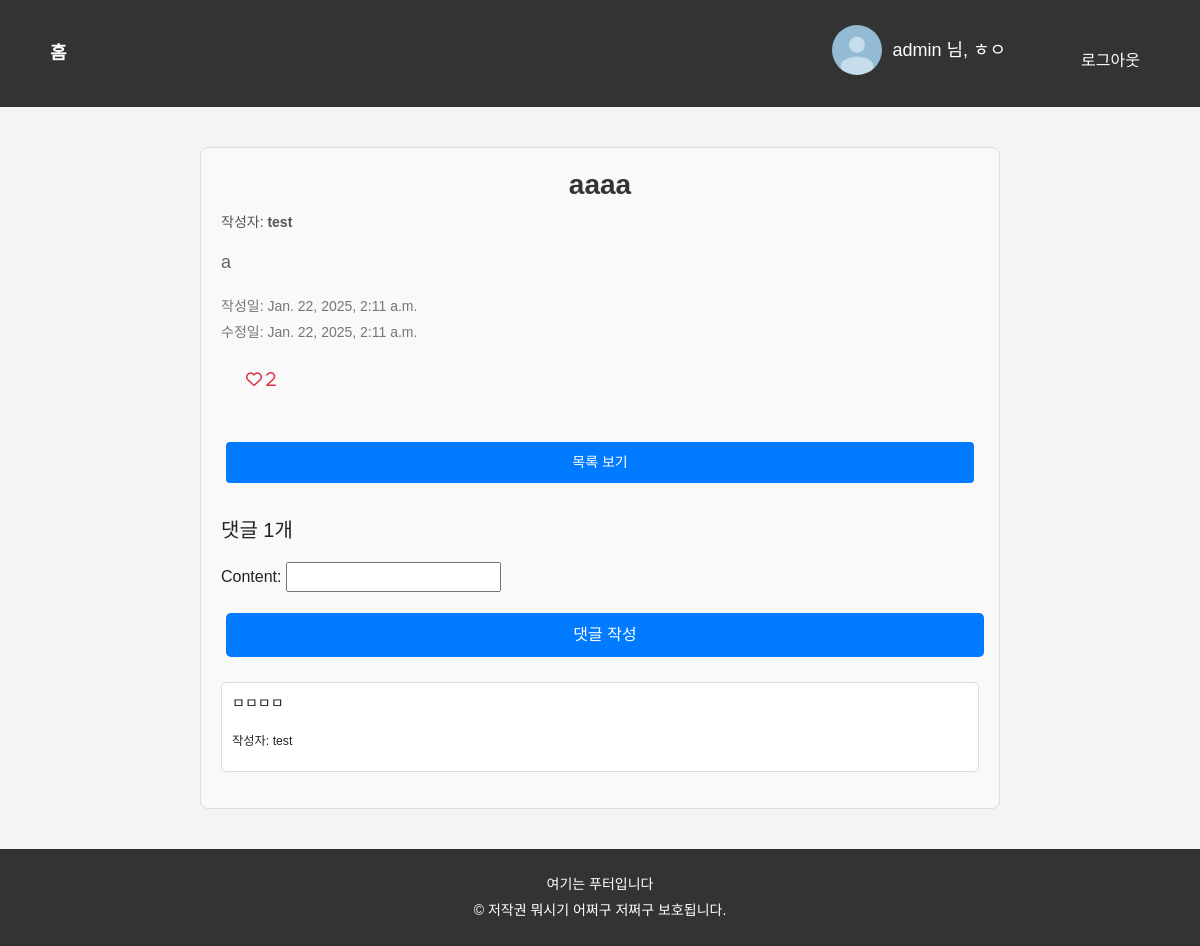
Screenshot of /posts/17/ (signed in) with the database file from the repository.
### users/models.py (models this page shows)
class User(AbstractUser):
    image = models.ImageField(upload_to="images/", blank=True, default="images/기본프로필.jpg")
    bio = models.TextField(max_length=150, blank=True, default="")

### posts/models.py (models this page shows, shortened)
class Post(models.Model):
    title = models.CharField(max_length=50)
    content = models.TextField()
    author = models.ForeignKey(settings.AUTH_USER_MODEL, on_delete=models.CASCADE, related_name="post_list")
    created_at = models.DateTimeField(auto_now_add=True)
    updated_at = models.DateTimeField(auto_now=True)
    like_users = models.ManyToManyField(settings.AUTH_USER_MODEL, related_name="like_posts")

class Comment(models.Model):
    post = models.ForeignKey(Post, on_delete=models.CASCADE, related_name="comments")
    content = models.CharField(max_length=255)
    created_at = models.DateTimeField(auto_now_add=True)
    updated_at = models.DateTimeField(auto_now=True)
    user = models.ForeignKey(settings.AUTH_USER_MODEL, on_delete=models.CASCADE, related_name="comments")

### posts/views.py (the view)
# urls.py: path("<int:pk>/", views.post_detail, name="post_detail"),
def post_detail(request, pk):
    post = get_object_or_404(Post, pk=pk)
    comment_form = CommentForm()
    comments = post.comments.all().order_by("-pk")
    like = post.like_users.all()
    context = {
        "post": post,
        "comment_form": comment_form,
        "comments": comments,
        "like": like,
    }
    return render(request, "posts/post_detail.html", context)

### posts/forms.py
class CommentForm(forms.ModelForm):
    class Meta:
        model = Comment
        fields = "__all__"
        exclude = ("post", "user",)

### posts/templates/posts/post_detail.html (shortened to what this page needs)
{% extends "base.html" %}
{% block content %}
<div class="post-detail">
    <h1 class="post-title">{{ post.title }}</h1>
    <p class="post-author">작성자: <strong>{{ post.author.username }}</strong></p>
    <div class="post-content">
        <p>{{ post.content }}</p>
    </div>
    <div class="post-dates">
        <p>작성일: {{ post.created_at }}</p>
        <p>수정일: {{ post.updated_at }}</p>
    </div>
    <div>
        <form action="{% url "posts:like" post.pk %}" method="POST">
            {% if request.user in post.like_users.all %}
                <button class="btn btn-link text-danger">
                <i class="fa-solid fa-heart"> {{ like|length }}</i>
                </button>
            {% else %}
                <button class="btn btn-link text-danger">
                <i class="fa-regular fa-heart"> {{ like|length }}</i>
                </button>
            {% endif %}
        </form>
    </div>
    <div class="post-actions">
        <a href="{% url 'posts:post_list' %}" class="btn btn-primary">목록 보기</a>
    </div>
    <div class="comments-section">
        <h3>댓글 {{ comments|length }}개</h3>
        {% if request.user.is_authenticated %}
        <form action="{% url 'posts:comment_create' post.pk %}" method="POST" class="comment-form">
            {{ comment_form.as_p }}
            <button type="submit" class="btn btn-primary">댓글 작성</button>
        </form>
        {% endif %}
        <ul class="comments-list">
            {% for comment in comments %}
            <li class="comment-item">
                <div class="comment-content">
                    <p>{{ comment.content }}</p>
                    <small>작성자: {{ comment.user.username }}</small>
                </div>
            </li>
            {% empty %}
            <p class="no-comments">댓글이 없습니다.</p>
            {% endfor %}
        </ul>
    </div>
</div>
{% endblock content %}

### templates/base.html (shortened to what this page needs)
{% load static %}
<!DOCTYPE html>
<html lang="en">
<head>
    <link href="https://cdn.jsdelivr.net/npm/bootstrap@5.3.3/dist/css/bootstrap.min.css" rel="stylesheet">
    <link rel="stylesheet" href="{% static "css/style.css" %}">
</head>
<body>
    <div class="navbar">
        <a href="{% url 'index' %}" class="home-btn">홈</a>
        <div class="navbar-right">
            {% if request.user.is_authenticated %}
                <a href="{% url 'users:profile' %}">
                    <span class="user-greeting">
                        <img src="{% if request.user.image %}{{ request.user.image.url }}{% else %}{% static 'images/기본프로필.jpg' %}{% endif %}" alt="프로필 사진" class="profile-img">
                        {{ request.user.username }} 님, ㅎㅇ
                    </span>
                </a>
                <form action="{% url 'users:logout' %}" method="POST" class="logout-form">
                    <button type="submit" class="logout-btn">로그아웃</button>
                </form>
            {% else %}
                <a href="{% url 'users:login' %}" class="login-btn">로그인</a>
                <a href="{% url 'users:signup' %}" class="signup-btn">회원가입</a>
            {% endif %}
        </div>
    </div>
    <div class="container">
        {% block content %}
        {% endblock content %}
    </div>
    <footer>
        <div class="footer-content">
            <p>여기는 푸터입니다</p>
            <p>&copy; 저작권 뭐시기 어쩌구 저쩌구 보호됩니다.</p>
        </div>
    </footer>
</body>
</html>

### static/css/style.css (style rules this page uses)
body { font-family: 'Arial', sans-serif; margin: 0; padding: 0; background-color: #f4f4f4; min-height: 100vh; display: flex; flex-direction: column; }
.navbar { background-color: #333; padding: 15px 30px; display: flex; justify-content: space-between; align-items: center; }
.navbar .home-btn { color: white; text-decoration: none; font-size: 18px; font-weight: bold; margin-right: 20px; padding: 10px 20px; border-radius: 25px; background-color: transparent; transition: background-color 0.3s ease, transform 0.3s ease; }
.navbar .navbar-right { display: flex; align-items: center; }
.navbar .navbar-right a, .navbar .navbar-right button { background-color: transparent; border: none; color: white; font-size: 16px; margin-left: 15px; cursor: pointer; padding: 10px 20px; border-radius: 25px; transition: background-color 0.3s ease, transform 0.3s ease; }
.navbar .user-greeting { color: white; font-size: 18px; margin-right: 20px; }
.logout-btn { background-color: #e74c3c; color: white; padding: 10px 20px; border-radius: 25px; transition: background-color 0.3s ease; }
.container { padding: 20px; flex: 1; }
footer { background-color: #333; color: white; text-align: center; padding: 20px; margin-top: auto; }
footer .footer-content p { margin: 5px 0; font-size: 14px; }
.profile-img { width: 50px; height: 50px; border-radius: 50%; margin-right: 10px; vertical-align: middle; }
a { text-decoration: none; }
.user-greeting { display: inline-flex; align-items: center; }
.container { width: 80%; margin: 0 auto; padding: 20px; font-family: Arial, sans-serif; }
button { padding: 10px 20px; font-size: 1rem; background-color: #007bff; color: white; border: none; border-radius: 5px; cursor: pointer; transition: background-color 0.3s; }
.post-title { font-size: 1.2rem; font-weight: bold; color: #333; }
.post-author { margin-right: 10px; }
.post-detail { max-width: 800px; margin: 0 auto; padding: 20px; font-family: Arial, sans-serif; }
.post-title { font-size: 2rem; color: #333; margin-bottom: 20px; }
.post-author { font-size: 1.2rem; color: #555; margin-bottom: 10px; }
.post-content { font-size: 1.1rem; color: #666; margin-bottom: 20px; }
.post-dates { font-size: 1rem; color: #999; margin-bottom: 10px; }
.post-actions { margin-top: 30px; }
button { padding: 10px 20px; font-size: 1rem; border: none; cursor: pointer; border-radius: 5px; transition: background-color 0.3s, transform 0.3s; margin-right: 10px; }
.btn.btn-primary { background-color: #007bff; color: white; }
button { padding: 10px 20px; font-size: 1rem; border: none; cursor: pointer; border-radius: 5px; transition: background-color 0.3s, transform 0.3s; margin-top: 15px; }
.btn.btn-primary { background-color: #007bff; color: white; text-align: center; display: inline-block; width: 100%; }
.btn.btn-primary { background-color: #28a745; color: white; text-align: center; display: inline-block; width: 100%; }
button { padding: 12px 20px; font-size: 1rem; border: none; cursor: pointer; border-radius: 5px; transition: background-color 0.3s, transform 0.3s; }
.btn.btn-primary { background-color: #007bff; color: white; width: 100%; }
.btn.btn-primary { background-color: #28a745; color: white; width: 100%; }
.post-detail { max-width: 800px; margin: 20px auto; padding: 20px; border: 1px solid #ddd; border-radius: 8px; background-color: #f9f9f9; }
.post-title { font-size: 28px; margin-bottom: 10px; text-align: center; }
.post-author { font-size: 14px; color: #555; margin-bottom: 15px; }
.post-content { font-size: 18px; line-height: 1.6; margin-bottom: 20px; }
.post-dates p { font-size: 14px; color: #777; margin-bottom: 5px; }
.post-actions { display: flex; gap: 10px; margin-bottom: 30px; }
.post-actions .btn { padding: 10px 20px; font-size: 14px; border: none; border-radius: 4px; cursor: pointer; }
.comments-section { margin-top: 30px; }
.comments-section h3 { font-size: 20px; margin-bottom: 20px; }
.comment-form { margin-bottom: 20px; }
.comments-list { list-style: none; padding: 0; }
.comment-item { margin-bottom: 15px; padding: 10px; border: 1px solid #ddd; border-radius: 5px; background-color: #fff; }
.comment-content { font-size: 14px; margin-bottom: 10px; }
.btn { padding: 10px 20px; font-size: 1rem; border: none; border-radius: 5px; cursor: pointer; transition: background-color 0.3s, transform 0.3s; margin: 5px; }
.post-actions .btn { min-width: 120px; text-align: center; display: inline-block; }

### rows the page displays
User: user.username "admin"
Post: title "aaaa", author.username "test", content "a", created_at "Jan. 22, 2025, 2:11 a.m.", updated_at "Jan. 22, 2025, 2:11 a.m."
Comment: content "ㅁㅁㅁㅁ", user.username "test"

### other values shown
{{ like|length }} "2"
{{ comments|length }} "1"
